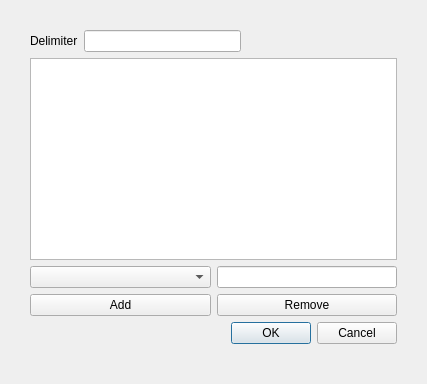
<?xml version="1.0" encoding="UTF-8"?>
<ui version="4.0">
 <class>EditNamingTemplateDialog</class>
 <widget class="QDialog" name="EditNamingTemplateDialog">
  <property name="geometry">
   <rect>
    <x>0</x>
    <y>0</y>
    <width>427</width>
    <height>384</height>
   </rect>
  </property>
  <property name="windowTitle">
   <string>Dialog</string>
  </property>
  <layout class="QVBoxLayout" name="verticalLayout">
   <property name="spacing">
    <number>-1</number>
   </property>
   <property name="leftMargin">
    <number>30</number>
   </property>
   <property name="topMargin">
    <number>30</number>
   </property>
   <property name="rightMargin">
    <number>30</number>
   </property>
   <property name="bottomMargin">
    <number>40</number>
   </property>
   <item>
    <layout class="QHBoxLayout" name="layoutDelimiter">
     <item>
      <widget class="QLabel" name="labelDelimiter">
       <property name="text">
        <string>Delimiter</string>
       </property>
      </widget>
     </item>
     <item>
      <widget class="QLineEdit" name="lineEditDelimiter"/>
     </item>
     <item>
      <spacer name="horizontalSpacer">
       <property name="orientation">
        <enum>Qt::Horizontal</enum>
       </property>
       <property name="sizeHint" stdset="0">
        <size>
         <width>40</width>
         <height>20</height>
        </size>
       </property>
      </spacer>
     </item>
    </layout>
   </item>
   <item>
    <widget class="QListWidget" name="listWidget"/>
   </item>
   <item>
    <layout class="QHBoxLayout" name="layoutType">
     <item>
      <widget class="QComboBox" name="comboBoxType">
       <property name="sizePolicy">
        <sizepolicy hsizetype="Expanding" vsizetype="Fixed">
         <horstretch>0</horstretch>
         <verstretch>0</verstretch>
        </sizepolicy>
       </property>
       <property name="minimumSize">
        <size>
         <width>150</width>
         <height>0</height>
        </size>
       </property>
      </widget>
     </item>
     <item>
      <widget class="QLineEdit" name="lineEditConstant"/>
     </item>
    </layout>
   </item>
   <item>
    <layout class="QHBoxLayout" name="layoutButtons">
     <item>
      <widget class="QPushButton" name="pushButtonAdd">
       <property name="text">
        <string>Add</string>
       </property>
      </widget>
     </item>
     <item>
      <widget class="QPushButton" name="pushButtonRemove">
       <property name="text">
        <string>Remove</string>
       </property>
      </widget>
     </item>
    </layout>
   </item>
   <item>
    <widget class="QDialogButtonBox" name="buttonBox">
     <property name="orientation">
      <enum>Qt::Horizontal</enum>
     </property>
     <property name="standardButtons">
      <set>QDialogButtonBox::Cancel|QDialogButtonBox::Ok</set>
     </property>
    </widget>
   </item>
  </layout>
 </widget>
 <resources/>
 <connections>
  <connection>
   <sender>buttonBox</sender>
   <signal>accepted()</signal>
   <receiver>EditNamingTemplateDialog</receiver>
   <slot>accept()</slot>
   <hints>
    <hint type="sourcelabel">
     <x>248</x>
     <y>254</y>
    </hint>
    <hint type="destinationlabel">
     <x>157</x>
     <y>274</y>
    </hint>
   </hints>
  </connection>
  <connection>
   <sender>buttonBox</sender>
   <signal>rejected()</signal>
   <receiver>EditNamingTemplateDialog</receiver>
   <slot>reject()</slot>
   <hints>
    <hint type="sourcelabel">
     <x>316</x>
     <y>260</y>
    </hint>
    <hint type="destinationlabel">
     <x>286</x>
     <y>274</y>
    </hint>
   </hints>
  </connection>
 </connections>
</ui>
